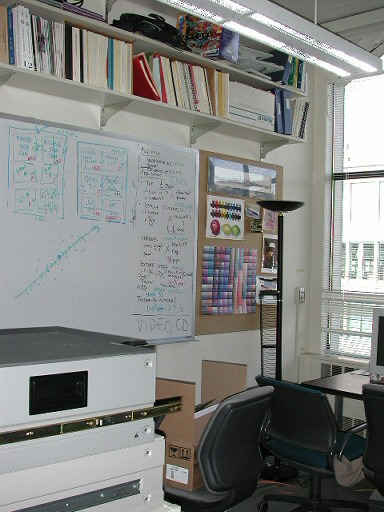
#> input picture images/grail/grail00.jpg, 384 x 512 px, found by its file name; its folder holds 4 pictures in this run
$ python main.py   (older library calls are emulated)
#> lines starting #> are read from the running program, lines starting #| are printed output that depends on the picture
### utils.py
from cv2 import sort
import numpy as np
import cv2
from scipy.spatial.distance import cdist
import multiprocessing as mp
class f_detection:
    def __init__(self):
       pass


    # [112 lines left out: functions get_R, get_keypoint_harris, get_keypoint_sift, not called in this run]

class f_descriptor:
    def __init__(self) -> None:
        pass
    # [98 lines left out: functions get_feature, get_feature_sift, not called in this run]

class f_matching:
    def __init__(self) :
        pass
    # [11 lines left out: function get_match, not called in this run]


class img_matching:
    def __init__(self) -> None:
        pass
    # [27 lines left out: function Ransac, not called in this run]

class blending:
    def __init__(self) -> None:
        pass

    # [103 lines left out: functions stitch, alpha_blend, crop, draw_match_point, end2end, not called in this run]

# [21 lines of commented-out code are left out]

### cylinder.py
import cv2
import numpy as np
class cylinder:
    def __init__(self) -> None:
        pass

    # [48 lines left out: function project, not called in this run]

# [7 lines that do not run on import are left out]
    # cv2.waitKey()

### main.py
from itertools import starmap
import numpy as np
from utils import *
from cylinder import *
import cv2
import os
from argparse import ArgumentParser
parse = ArgumentParser('High Dynamic Range Imaging')
parse.add_argument('--img_dir',default='./grail',type=str,help='directory for input images')
parse.add_argument('--use_cylinder',default=True,type=bool)
parse.add_argument('--feature_detection_method',default='sift',type=str,choices=['sift','harris'])
parse.add_argument('--feature_descriptor_method',default='sift',type=str,choices=['sift','neighbor'])
parse.add_argument('--save_matches_img',default=None,type=int,help='which matches to show')
parse.add_argument('--save_output',default=True,type=bool)
parse.add_argument('--end2end_alignment',default=True,type=bool)
parse.add_argument('--save_keypoint_img',default=None,type=int,help='which keypoint image to show')
args = vars(parse.parse_args())
if __name__ == '__main__':
    pool = mp.Pool(mp.cpu_count())
    path = args['img_dir']
    img_name_list = sorted([i for i in os.listdir(path) if i.endswith((".jpg",".png"))])
    img_list = [cv2.imread(os.path.join(path,i)) for i in img_name_list]
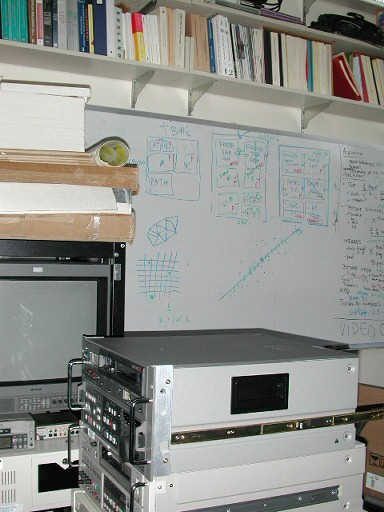
#> input picture images/grail/grail01.jpg, 384 x 512 px, found by its file name
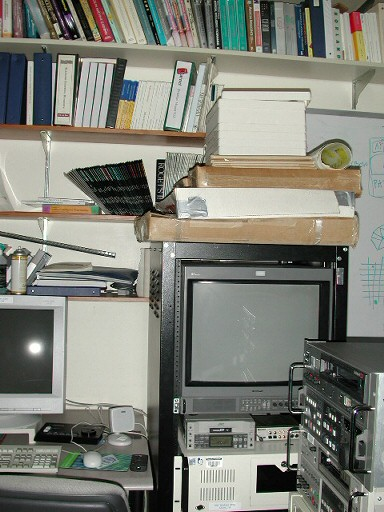
#> input picture images/grail/grail02.jpg, 384 x 512 px, found by its file name
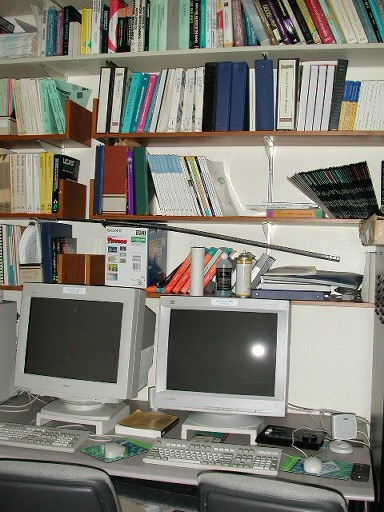
#> input picture images/grail/grail03.jpg, 384 x 512 px, found by its file name

    f_matching = f_matching()
    det = f_detection()
    blend = blending()
    des = f_descriptor()
    if args['use_cylinder']:
        cyl = cylinder()
#> (the run stopped early here; a loop or call above may not have finished)
